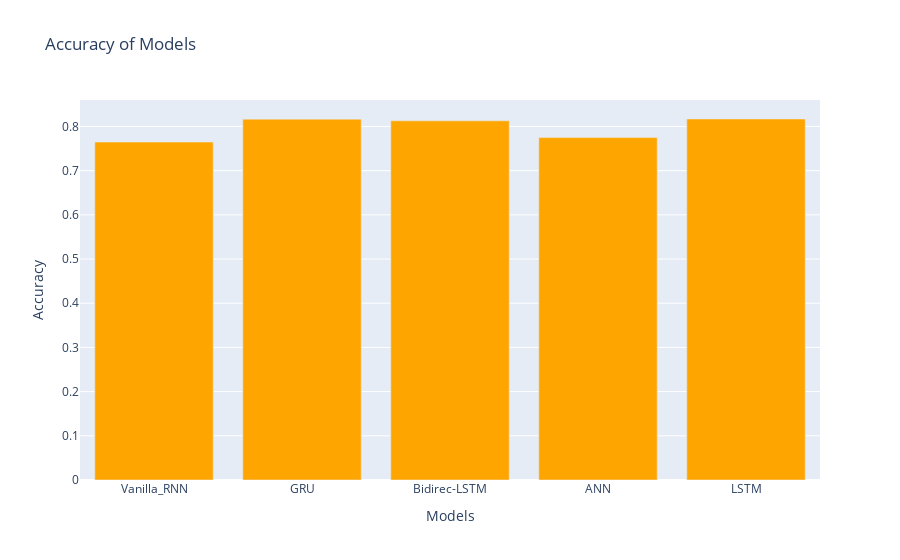

This figure's notebook cell:
### Markdown cell above
## Comparison

### Code cell
x_labels=[vanilla_accuracy,GRU_accuracy,bid_accuracy,ann_accuracy,lstm_accuracy]
y_labels=["Vanilla_RNN","GRU","Bidirec-LSTM","ANN","LSTM"]
colors=['red','green','blue']
import plotly.graph_objects as go
fig = go.Figure(data=[go.Bar(x=y_labels, y=x_labels,marker_color="orange")])
fig.update_layout(
    title="Accuracy of Models",
    xaxis_title="Models",
    yaxis_title="Accuracy"
)

fig.show()

### Figure 1 — Plotly figure (JSON) as saved in the notebook; plotly's stock layout.template omitted (floating-point values rounded to 4 significant figures)
{"data": [{"marker": {"color": "orange"}, "type": "bar", "x": ["Vanilla_RNN", "GRU", "Bidirec-LSTM", "ANN", "LSTM"], "y": [0.7647, 0.8165, 0.8127, 0.7747, 0.8169]}], "layout": {"title": {"text": "Accuracy of Models"}, "xaxis": {"title": {"text": "Models"}}, "yaxis": {"title": {"text": "Accuracy"}}}}
